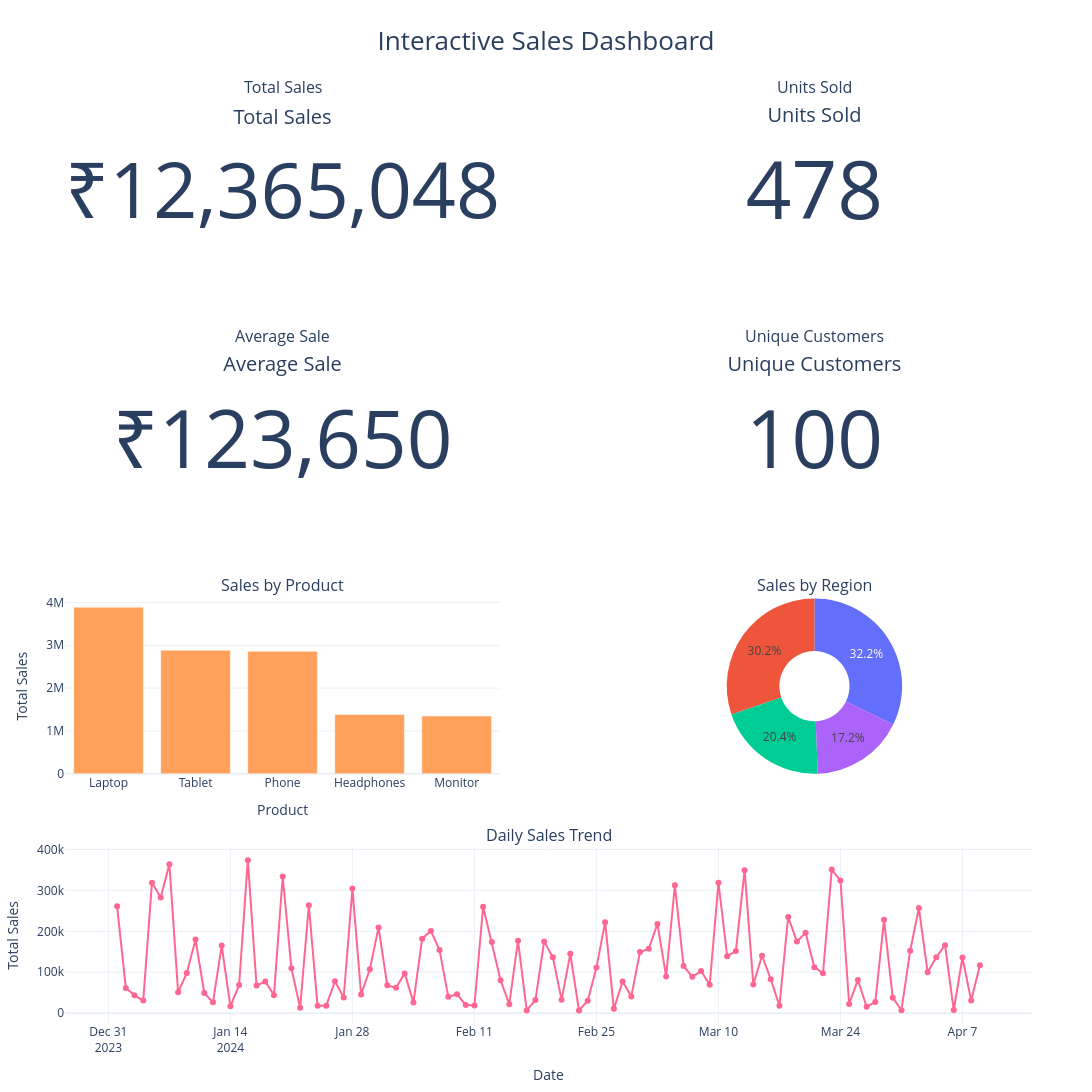

Here is the notebook cell this chart was saved with:
### Code cell
from plotly.subplots import make_subplots
import plotly.graph_objects as go

# Aggregate data
product_sales = (
    df.groupby("Product", as_index=False)["Total_Sales"]
    .sum()
    .sort_values("Total_Sales", ascending=False)
)

region_sales = (
    df.groupby("Region", as_index=False)["Total_Sales"]
    .sum()
    .sort_values("Total_Sales", ascending=False)
)

daily_sales = (
    df.groupby("Date", as_index=False)["Total_Sales"]
    .sum()
)

# Create dashboard layout
fig = make_subplots(
    rows=4,
    cols=2,
    specs=[
        [
            {"type": "indicator"},
            {"type": "indicator"}
        ],
        [
            {"type": "indicator"},
            {"type": "indicator"}
        ],
        [
            {"type": "bar"},
            {"type": "pie"}
        ],
        [
            {"type": "scatter", "colspan": 2},
            None
        ]
    ],
    subplot_titles=[
        "Total Sales",
        "Units Sold",
        "Average Sale",
        "Unique Customers",
        "Sales by Product",
        "Sales by Region",
        "Daily Sales Trend"
    ],
    vertical_spacing=0.08
)

# ------------------------------------------------------------
# KPI 1 - Total Sales
# ------------------------------------------------------------

fig.add_trace(
    go.Indicator(
        mode="number",
        value=total_sales,
        number={
            "prefix": "₹",
            "valueformat": ",.0f"
        },
        title={
            "text": "Total Sales"
        }
    ),
    row=1,
    col=1
)

# ------------------------------------------------------------
# KPI 2 - Units Sold
# ------------------------------------------------------------

fig.add_trace(
    go.Indicator(
        mode="number",
        value=total_quantity,
        number={
            "valueformat": ",.0f"
        },
        title={
            "text": "Units Sold"
        }
    ),
    row=1,
    col=2
)

# ------------------------------------------------------------
# KPI 3 - Average Sale
# ------------------------------------------------------------

fig.add_trace(
    go.Indicator(
        mode="number",
        value=average_sale,
        number={
            "prefix": "₹",
            "valueformat": ",.0f"
        },
        title={
            "text": "Average Sale"
        }
    ),
    row=2,
    col=1
)

# ------------------------------------------------------------
# KPI 4 - Unique Customers
# ------------------------------------------------------------

fig.add_trace(
    go.Indicator(
        mode="number",
        value=unique_customers,
        number={
            "valueformat": ",.0f"
        },
        title={
            "text": "Unique Customers"
        }
    ),
    row=2,
    col=2
)

# ------------------------------------------------------------
# Product Sales
# ------------------------------------------------------------

fig.add_trace(
    go.Bar(
        x=product_sales["Product"],
        y=product_sales["Total_Sales"],
        name="Product Sales",
        hovertemplate=(
            "<b>%{x}</b><br>"
            "Total Sales: ₹%{y:,.0f}"
            "<extra></extra>"
        )
    ),
    row=3,
    col=1
)

# ------------------------------------------------------------
# Regional Sales
# ------------------------------------------------------------

fig.add_trace(
    go.Pie(
        labels=region_sales["Region"],
        values=region_sales["Total_Sales"],
        hole=0.4,
        hovertemplate=(
            "<b>%{label}</b><br>"
            "Sales: ₹%{value:,.0f}<br>"
            "Share: %{percent}"
            "<extra></extra>"
        )
    ),
    row=3,
    col=2
)

# ------------------------------------------------------------
# Daily Sales Trend
# ------------------------------------------------------------

fig.add_trace(
    go.Scatter(
        x=daily_sales["Date"],
        y=daily_sales["Total_Sales"],
        mode="lines+markers",
        name="Daily Sales",
        hovertemplate=(
            "<b>%{x|%Y-%m-%d}</b><br>"
            "Sales: ₹%{y:,.0f}"
            "<extra></extra>"
        )
    ),
    row=4,
    col=1
)

# ------------------------------------------------------------
# Dashboard Layout
# ------------------------------------------------------------

fig.update_layout(
    title={
        "text": "Interactive Sales Dashboard",
        "x": 0.5,
        "xanchor": "center",
        "font": {
            "size": 26
        }
    },
    height=1200,
    width=1400,
    template="plotly_white",
    showlegend=False,
    margin={
        "l": 60,
        "r": 60,
        "t": 100,
        "b": 50
    }
)

fig.update_xaxes(
    title_text="Product",
    row=3,
    col=1
)

fig.update_yaxes(
    title_text="Total Sales",
    row=3,
    col=1
)

fig.update_xaxes(
    title_text="Date",
    row=4,
    col=1
)

fig.update_yaxes(
    title_text="Total Sales",
    row=4,
    col=1
)

fig.show()

### Figure 1 — Plotly figure (JSON) as saved in the notebook; plotly's stock layout.template omitted (floating-point values rounded to 4 significant figures)
{"data": [{"domain": {"x": [0, 0.45], "y": [0.81, 1]}, "mode": "number", "number": {"prefix": "₹", "valueformat": ",.0f"}, "title": {"text": "Total Sales"}, "type": "indicator", "value": 12365048}, {"domain": {"x": [0.55, 1], "y": [0.81, 1]}, "mode": "number", "number": {"valueformat": ",.0f"}, "title": {"text": "Units Sold"}, "type": "indicator", "value": 478}, {"domain": {"x": [0, 0.45], "y": [0.54, 0.73]}, "mode": "number", "number": {"prefix": "₹", "valueformat": ",.0f"}, "title": {"text": "Average Sale"}, "type": "indicator", "value": 123700.0}, {"domain": {"x": [0.55, 1], "y": [0.54, 0.73]}, "mode": "number", "number": {"valueformat": ",.0f"}, "title": {"text": "Unique Customers"}, "type": "indicator", "value": 100}, {"hovertemplate": "<b>%{x}</b><br>Total Sales: ₹%{y:,.0f}<extra></extra>", "name": "Product Sales", "type": "bar", "x": ["Laptop", "Tablet", "Phone", "Headphones", "Monitor"], "xaxis": "x", "y": [3889210, 2884340, 2859394, 1384033, 1348071], "yaxis": "y"}, {"domain": {"x": [0.55, 1], "y": [0.27, 0.46]}, "hole": 0.4, "hovertemplate": "<b>%{label}</b><br>Sales: ₹%{value:,.0f}<br>Share: %{percent}<extra></extra>", "labels": ["North", "South", "East", "West"], "type": "pie", "values": [3983635, 3737852, 2519639, 2123922]}, {"hovertemplate": "<b>%{x|%Y-%m-%d}</b><br>Sales: ₹%{y:,.0f}<extra></extra>", "mode": "lines+markers", "name": "Daily Sales", "type": "scatter", "x": ["2024-01-01T00:00:00.000000", "2024-01-02T00:00:00.000000", "2024-01-03T00:00:00.000000", "2024-01-04T00:00:00.000000", "2024-01-05T00:00:00.000000", "2024-01-06T00:00:00.000000", "2024-01-07T00:00:00.000000", "2024-01-08T00:00:00.000000", "2024-01-09T00:00:00.000000", "2024-01-10T00:00:00.000000", "2024-01-11T00:00:00.000000", "2024-01-12T00:00:00.000000", "2024-01-13T00:00:00.000000", "2024-01-14T00:00:00.000000", "2024-01-15T00:00:00.000000", "2024-01-16T00:00:00.000000", "2024-01-17T00:00:00.000000", "2024-01-18T00:00:00.000000", "2024-01-19T00:00:00.000000", "2024-01-20T00:00:00.000000", "2024-01-21T00:00:00.000000", "2024-01-22T00:00:00.000000", "2024-01-23T00:00:00.000000", "2024-01-24T00:00:00.000000", "2024-01-25T00:00:00.000000", "2024-01-26T00:00:00.000000", "2024-01-27T00:00:00.000000", "2024-01-28T00:00:00.000000", "2024-01-29T00:00:00.000000", "2024-01-30T00:00:00.000000", "2024-01-31T00:00:00.000000", "2024-02-01T00:00:00.000000", "2024-02-02T00:00:00.000000", "2024-02-03T00:00:00.000000", "2024-02-04T00:00:00.000000", "2024-02-05T00:00:00.000000", "2024-02-06T00:00:00.000000", "2024-02-07T00:00:00.000000", "2024-02-08T00:00:00.000000", "2024-02-09T00:00:00.000000", "2024-02-10T00:00:00.000000", "2024-02-11T00:00:00.000000", "2024-02-12T00:00:00.000000", "2024-02-13T00:00:00.000000", "2024-02-14T00:00:00.000000", "2024-02-15T00:00:00.000000", "2024-02-16T00:00:00.000000", "2024-02-17T00:00:00.000000", "2024-02-18T00:00:00.000000", "2024-02-19T00:00:00.000000", "2024-02-20T00:00:00.000000", "2024-02-21T00:00:00.000000", "2024-02-22T00:00:00.000000", "2024-02-23T00:00:00.000000", "2024-02-24T00:00:00.000000", "2024-02-25T00:00:00.000000", "2024-02-26T00:00:00.000000", "2024-02-27T00:00:00.000000", "2024-02-28T00:00:00.000000", "2024-02-29T00:00:00.000000", "2024-03-01T00:00:00.000000", "2024-03-02T00:00:00.000000", "2024-03-03T00:00:00.000000", "2024-03-04T00:00:00.000000", "2024-03-05T00:00:00.000000", "2024-03-06T00:00:00.000000", "2024-03-07T00:00:00.000000", "2024-03-08T00:00:00.000000", "2024-03-09T00:00:00.000000", "2024-03-10T00:00:00.000000", "2024-03-11T00:00:00.000000", "2024-03-12T00:00:00.000000", "2024-03-13T00:00:00.000000", "2024-03-14T00:00:00.000000", "2024-03-15T00:00:00.000000", "2024-03-16T00:00:00.000000", "2024-03-17T00:00:00.000000", "2024-03-18T00:00:00.000000", "2024-03-19T00:00:00.000000", "2024-03-20T00:00:00.000000", "2024-03-21T00:00:00.000000", "2024-03-22T00:00:00.000000", "2024-03-23T00:00:00.000000", "2024-03-24T00:00:00.000000", "2024-03-25T00:00:00.000000", "2024-03-26T00:00:00.000000", "2024-03-27T00:00:00.000000", "2024-03-28T00:00:00.000000", "2024-03-29T00:00:00.000000", "2024-03-30T00:00:00.000000", "2024-03-31T00:00:00.000000", "2024-04-01T00:00:00.000000", "2024-04-02T00:00:00.000000", "2024-04-03T00:00:00.000000", "2024-04-04T00:00:00.000000", "2024-04-05T00:00:00.000000", "2024-04-06T00:00:00.000000", "2024-04-07T00:00:00.000000", "2024-04-08T00:00:00.000000", "2024-04-09T00:00:00.000000"], "xaxis": "x2", "y": [261100, 61624, 43492, 30895, 318680, 282940, 363870, 50834, 98373, 180092, 49280, 26466, 165240, 16780, 68894, 373932, 67440, 77288, 44045, 333992, 109554, 13426, 263475, 17838, 18382, 77844, 38298, 304465, 45467, 107118, 209400, 67988, 62088, 97204, 26034, 182060, 200885, 154048, 39924, 45976, 20083, 18616, 260100, 173712, 80488, 22064, 176994, 6720, 32297, 175392, 136440, 32524, 144960, 6540, 30387, 111405, 222330, 10544, 77375, 40872, 149200, 157288, 218016, 89620, 312564, 115048, 88974, 102909, 69687, 318762, 139372, 151712, 349510, 70048, 140286, 82980, 18221, 234990, 174825, 196404, 112392, 97538, 350888, 324144, 22365, 81137, 15356, 27468, 228222, 37932, 7148, 152655, 256878, 100002, 136549, 166160, 7647, 135980, 30717, 116880], "yaxis": "y2"}], "layout": {"annotations": [{"font": {"size": 16}, "showarrow": false, "text": "Total Sales", "x": 0.225, "xanchor": "center", "xref": "paper", "y": 1, "yanchor": "bottom", "yref": "paper"}, {"font": {"size": 16}, "showarrow": false, "text": "Units Sold", "x": 0.775, "xanchor": "center", "xref": "paper", "y": 1, "yanchor": "bottom", "yref": "paper"}, {"font": {"size": 16}, "showarrow": false, "text": "Average Sale", "x": 0.225, "xanchor": "center", "xref": "paper", "y": 0.73, "yanchor": "bottom", "yref": "paper"}, {"font": {"size": 16}, "showarrow": false, "text": "Unique Customers", "x": 0.775, "xanchor": "center", "xref": "paper", "y": 0.73, "yanchor": "bottom", "yref": "paper"}, {"font": {"size": 16}, "showarrow": false, "text": "Sales by Product", "x": 0.225, "xanchor": "center", "xref": "paper", "y": 0.46, "yanchor": "bottom", "yref": "paper"}, {"font": {"size": 16}, "showarrow": false, "text": "Sales by Region", "x": 0.775, "xanchor": "center", "xref": "paper", "y": 0.46, "yanchor": "bottom", "yref": "paper"}, {"font": {"size": 16}, "showarrow": false, "text": "Daily Sales Trend", "x": 0.5, "xanchor": "center", "xref": "paper", "y": 0.19, "yanchor": "bottom", "yref": "paper"}], "height": 1200, "margin": {"b": 50, "l": 60, "r": 60, "t": 100}, "showlegend": false, "title": {"font": {"size": 26}, "text": "Interactive Sales Dashboard", "x": 0.5, "xanchor": "center"}, "width": 1400, "xaxis": {"anchor": "y", "domain": [0, 0.45], "title": {"text": "Product"}}, "xaxis2": {"anchor": "y2", "domain": [0, 1], "title": {"text": "Date"}}, "yaxis": {"anchor": "x", "domain": [0.27, 0.46], "title": {"text": "Total Sales"}}, "yaxis2": {"anchor": "x2", "domain": [0, 0.19], "title": {"text": "Total Sales"}}}}
